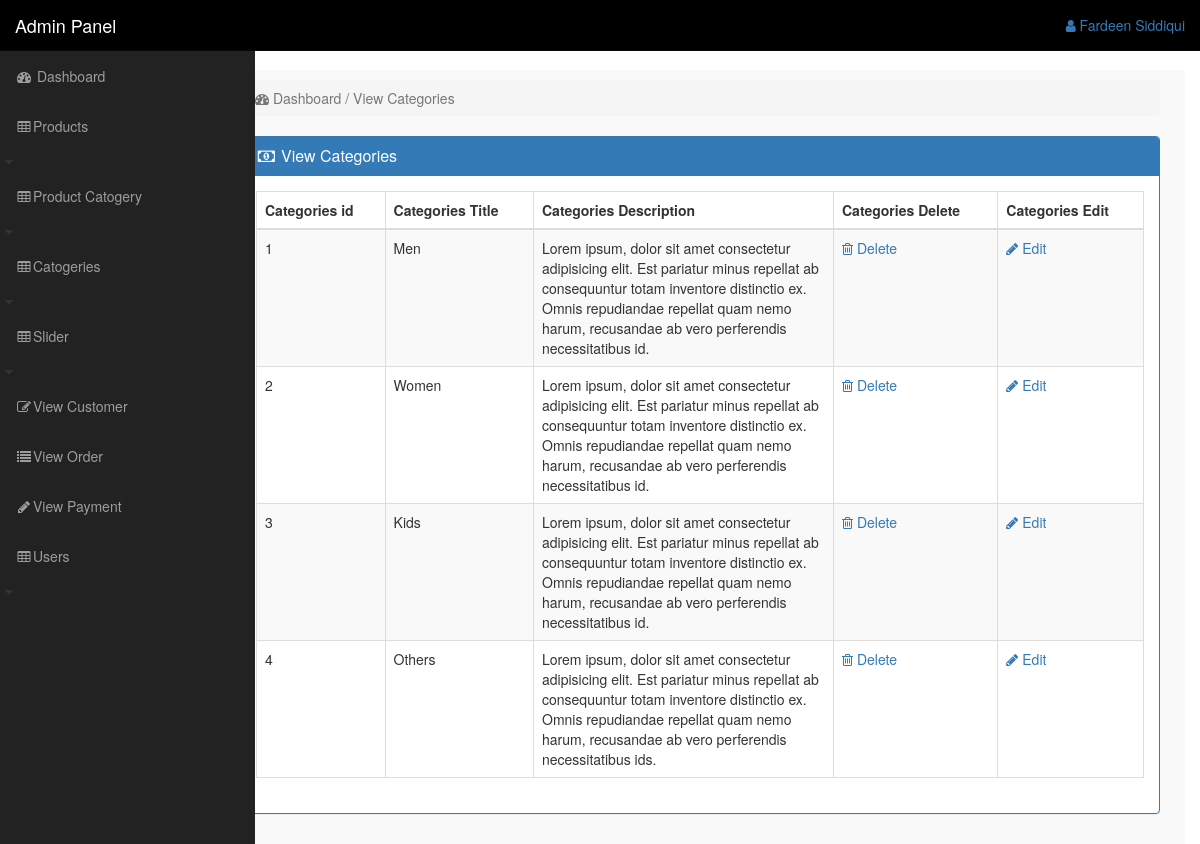
/admin_area/index.php?view_cat (signed in), run on the app's committed database.
### tables this page shows
CREATE TABLE `categories` (
  `cat_id` int(100) NOT NULL,
  `cat_title` text NOT NULL,
  `cat_desc` text NOT NULL
);

### admin_area/view_cat.php (the view)
<?php
    if(!isset($_SESSION['admin_email'])){
        echo "<script>window.open('login.php','_self')</script>";
    }else{
?>
<div class="row">
    <div class="col-lg-12">
        <div class="breadcrumb">
            <li class="active">
                <i class="fa fa-dashboard"></i>
                Dashboard / View Categories
            </li>
        </div>
    </div>
</div>
<div class="row">
    <div class="col-lg-12">
        <div class="panel panel-primary">
            <div class="panel-heading">
                <h3 class="panel-title">
                    <i class="fa fa-money fa-fw"></i> View Categories
                </h3>
            </div>
            <div class="panel-body">
                <div class="table-responsive">
                    <table class="table table-hover table-bordered table-striped">
                        <thead>
                            <tr>
                                <th>Categories id</th>
                                <th>Categories Title</th>
                                <th>Categories Description</th>
                                <th>Categories Delete</th>
                                <th>Categories Edit</th>
                            </tr>
                        </thead>
                        <tbody>
                            <?php
                                $i = 0;
                                $get_cat = "select * from categories";
                                $run_cat = mysqli_query($con,$get_cat);
                                while($row = mysqli_fetch_array($run_cat)){
                                    $cat_id = $row['cat_id'];
                                    $cat_title = $row['cat_title'];
                                    $cat_desc = $row['cat_desc'];
                                    $i++;
                            ?>
                            <tr>
                                <td><?php echo $i ?></td>
                                <td> <?php echo $cat_title; ?></td>
                                <td width="300"> <?php echo $cat_desc; ?></td>
                                <td>
                                    <a href="index.php?d_cat=<?php echo $cat_id; ?>">
                                        <i class="fa fa-trash-o"></i> Delete
                                    </a>
                                </td>
                                <td>
                                    <a href="index.php?e_cat=<?php echo $cat_id; ?>">
                                        <i class="fa fa-pencil"></i> Edit
                                    </a>
                                </td>
                            </tr>
                            <?php } ?>
                        </tbody>
                    </table>
                </div>
            </div>
        </div>
    </div>
</div>
<?php } ?>

### admin_area/includes/sidebar.php (shortened to what this page needs)
<?php
     if(!isset($_SESSION['admin_email'])){
        echo "<script>window.open('login.php','_self')</script>";
    }else{
?>
<nav class="navbar navbar-inverse navbar-fixed-top" style="background:black">
    <div class="navbar-header">
        <a href="index.php?dashboard" class="navbar-brand">Admin Panel</a>
    </div>
    <ul class="nav navbar-right top-nav">
        <li class="dropdown">
            <a href="#" class="dropdown-toggle" data-toggle="dropdown">
                <i class="fa fa-user"></i> <?php echo $admin_name ?>
            </a>
        </li>
    </ul>
    <div class="collapse navbar-collapse navbar-exl-collapse">
        <ul class="nav navbar-nav side-nav">
            <li>
                <a href="index.php?dashboard">
                    <i class="fa fa-fw fa-dashboard"></i> Dashboard
                </a>
            </li>
            <li>
                <a href="#" data-toggle="collapse" data-target="#products">
                    <i class="fa fa-fw fa-table"></i>Products </a>
                    <i class="fa fa-fw fa-caret-down"></i>
            </li>
            <li>
                <a href="#" data-toggle="collapse" data-target="#product_cat">
                    <i class="fa fa-fw fa-table"></i>Product Catogery</a>
                    <i class="fa fa-fw fa-caret-down"></i>
            </li>
            <li>
                <a href="#" data-toggle="collapse" data-target="#categories">
                    <i class="fa fa-fw fa-table"></i>Catogeries </a>
                    <i class="fa fa-fw fa-caret-down"></i>
            </li>
            <li>
                <a href="#" data-toggle="collapse" data-target="#slider">
                    <i class="fa fa-fw fa-table"></i>Slider </a>
                    <i class="fa fa-fw fa-caret-down"></i>
            </li>
            <li>
                <a href="index.php?view_customer">
                    <i class="fa fa-fw fa-edit"></i>View Customer
                </a>
            </li>
            <li>
                <a href="index.php?view_order">
                    <i class="fa fa-fw fa-list"></i>View Order
                </a>
            </li>
            <li>
                <a href="index.php?view_payment">
                    <i class="fa fa-fw fa-pencil"></i>View Payment
                </a>
            </li>
            <li>
                <a href="#" data-toggle="collapse" data-target="#users">
                    <i class="fa fa-fw fa-table"></i>Users </a>
                    <i class="fa fa-fw fa-caret-down"></i>
            </li>
        </ul>
    </div>
</nav>
    <?php } ?>

### admin_area/css/style.css (style rules this page uses)
body { margin-top: 70px; }
.top-nav { padding: 0 15px; }
.top-nav>li>a { padding-top: 15px; padding-bottom: 15px; line-height: 20px; }
@media (min-width : 768px) { .side-nav { position: fixed; top: 51px; width: 255px; border-radius: 0; overflow-y: auto; background-color: #222; bottom: 0; overflow-x: hidden; padding-bottom: 40px; } }
@media (min-width : 768px) { .side-nav>li>a { width: 255px; } }

### data on the page
categories: cat_title "Men", cat_desc "Lorem ipsum, dolor sit amet consectetur adipisicing elit. Est pariatur minus repellat ab consequuntur totam inventore distinctio ex. Omnis repudiandae repellat quam nemo harum, recusandae ab vero perferendis necessitatibus id."
categories: cat_title "Women", cat_desc "Lorem ipsum, dolor sit amet consectetur adipisicing elit. Est pariatur minus repellat ab consequuntur totam inventore distinctio ex. Omnis repudiandae repellat quam nemo harum, recusandae ab vero perferendis necessitatibus id."
categories: cat_title "Kids", cat_desc "Lorem ipsum, dolor sit amet consectetur adipisicing elit. Est pariatur minus repellat ab consequuntur totam inventore distinctio ex. Omnis repudiandae repellat quam nemo harum, recusandae ab vero perferendis necessitatibus id."
categories: cat_title "Others", cat_desc "Lorem ipsum, dolor sit amet consectetur adipisicing elit. Est pariatur minus repellat ab consequuntur totam inventore distinctio ex. Omnis repudiandae repellat quam nemo harum, recusandae ab vero perferendis necessitatibus ids."

### other printed values
$admin_name "Fardeen Siddiqui"
